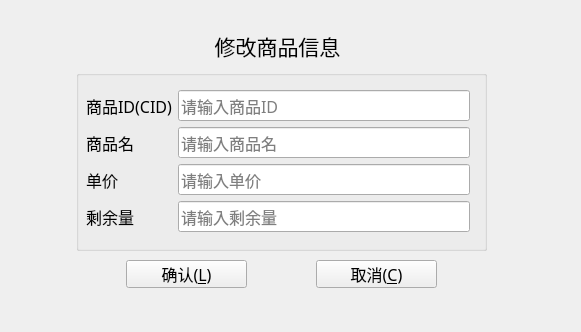
<?xml version="1.0" encoding="UTF-8"?>
<ui version="4.0">
 <class>modify_commodity</class>
 <widget class="QWidget" name="modify_commodity">
  <property name="geometry">
   <rect>
    <x>0</x>
    <y>0</y>
    <width>581</width>
    <height>332</height>
   </rect>
  </property>
  <property name="windowTitle">
   <string>Form</string>
  </property>
  <widget class="QGroupBox" name="groupBox">
   <property name="geometry">
    <rect>
     <x>76</x>
     <y>70</y>
     <width>411</width>
     <height>181</height>
    </rect>
   </property>
   <property name="title">
    <string/>
   </property>
   <widget class="QWidget" name="layoutWidget_2">
    <property name="geometry">
     <rect>
      <x>10</x>
      <y>20</y>
      <width>384</width>
      <height>144</height>
     </rect>
    </property>
    <layout class="QGridLayout" name="gridLayout_2">
     <item row="0" column="0">
      <widget class="QLabel" name="labUserName_2">
       <property name="font">
        <font>
         <family>楷体</family>
         <pointsize>12</pointsize>
        </font>
       </property>
       <property name="text">
        <string>商品ID(CID)</string>
       </property>
      </widget>
     </item>
     <item row="0" column="1">
      <widget class="QLineEdit" name="CustomerName_2">
       <property name="font">
        <font>
         <family>楷体</family>
         <pointsize>12</pointsize>
        </font>
       </property>
       <property name="echoMode">
        <enum>QLineEdit::Normal</enum>
       </property>
       <property name="placeholderText">
        <string>请输入商品ID</string>
       </property>
      </widget>
     </item>
     <item row="1" column="0">
      <widget class="QLabel" name="labUserPwd_2">
       <property name="font">
        <font>
         <family>楷体</family>
         <pointsize>12</pointsize>
        </font>
       </property>
       <property name="text">
        <string>商品名</string>
       </property>
      </widget>
     </item>
     <item row="1" column="1">
      <widget class="QLineEdit" name="CustomerPwd_2">
       <property name="font">
        <font>
         <family>楷体</family>
         <pointsize>12</pointsize>
        </font>
       </property>
       <property name="echoMode">
        <enum>QLineEdit::Password</enum>
       </property>
       <property name="placeholderText">
        <string>请输入商品名</string>
       </property>
      </widget>
     </item>
     <item row="2" column="0">
      <widget class="QLabel" name="labUserPwd_5">
       <property name="font">
        <font>
         <family>楷体</family>
         <pointsize>12</pointsize>
        </font>
       </property>
       <property name="text">
        <string>单价</string>
       </property>
      </widget>
     </item>
     <item row="2" column="1">
      <widget class="QLineEdit" name="CustomerPhone_3">
       <property name="font">
        <font>
         <family>楷体</family>
         <pointsize>12</pointsize>
        </font>
       </property>
       <property name="echoMode">
        <enum>QLineEdit::Normal</enum>
       </property>
       <property name="placeholderText">
        <string>请输入单价</string>
       </property>
      </widget>
     </item>
     <item row="3" column="0">
      <widget class="QLabel" name="labUserPwd_6">
       <property name="font">
        <font>
         <family>楷体</family>
         <pointsize>12</pointsize>
        </font>
       </property>
       <property name="text">
        <string>剩余量</string>
       </property>
      </widget>
     </item>
     <item row="3" column="1">
      <widget class="QLineEdit" name="CustomerPhone_4">
       <property name="font">
        <font>
         <family>楷体</family>
         <pointsize>12</pointsize>
        </font>
       </property>
       <property name="echoMode">
        <enum>QLineEdit::Normal</enum>
       </property>
       <property name="placeholderText">
        <string>请输入剩余量</string>
       </property>
      </widget>
     </item>
    </layout>
   </widget>
  </widget>
  <widget class="QPushButton" name="btnCancel">
   <property name="geometry">
    <rect>
     <x>316</x>
     <y>260</y>
     <width>121</width>
     <height>28</height>
    </rect>
   </property>
   <property name="font">
    <font>
     <family>楷体</family>
     <pointsize>12</pointsize>
    </font>
   </property>
   <property name="cursor">
    <cursorShape>OpenHandCursor</cursorShape>
   </property>
   <property name="toolTip">
    <string>&lt;html&gt;&lt;head/&gt;&lt;body&gt;&lt;p&gt;&lt;br/&gt;&lt;/p&gt;&lt;/body&gt;&lt;/html&gt;</string>
   </property>
   <property name="whatsThis">
    <string>&lt;html&gt;&lt;head/&gt;&lt;body&gt;&lt;p&gt;&lt;br/&gt;&lt;/p&gt;&lt;/body&gt;&lt;/html&gt;</string>
   </property>
   <property name="text">
    <string>取消(&amp;C)</string>
   </property>
   <property name="icon">
    <iconset>
     <normaloff>:/image/delete.png</normaloff>:/image/delete.png</iconset>
   </property>
   <property name="iconSize">
    <size>
     <width>20</width>
     <height>20</height>
    </size>
   </property>
  </widget>
  <widget class="QWidget" name="widget_title" native="true">
   <property name="geometry">
    <rect>
     <x>80</x>
     <y>0</y>
     <width>548</width>
     <height>34</height>
    </rect>
   </property>
   <property name="sizePolicy">
    <sizepolicy hsizetype="Preferred" vsizetype="Maximum">
     <horstretch>0</horstretch>
     <verstretch>0</verstretch>
    </sizepolicy>
   </property>
   <property name="minimumSize">
    <size>
     <width>100</width>
     <height>33</height>
    </size>
   </property>
   <property name="mouseTracking">
    <bool>false</bool>
   </property>
   <layout class="QHBoxLayout" name="horizontalLayout_3" stretch="0,0">
    <property name="spacing">
     <number>4</number>
    </property>
    <property name="sizeConstraint">
     <enum>QLayout::SetNoConstraint</enum>
    </property>
    <property name="leftMargin">
     <number>0</number>
    </property>
    <property name="topMargin">
     <number>0</number>
    </property>
    <property name="rightMargin">
     <number>0</number>
    </property>
    <property name="bottomMargin">
     <number>0</number>
    </property>
    <item>
     <widget class="QLabel" name="lab_Ico_2">
      <property name="sizePolicy">
       <sizepolicy hsizetype="Minimum" vsizetype="Preferred">
        <horstretch>0</horstretch>
        <verstretch>0</verstretch>
       </sizepolicy>
      </property>
      <property name="minimumSize">
       <size>
        <width>30</width>
        <height>0</height>
       </size>
      </property>
      <property name="text">
       <string/>
      </property>
      <property name="alignment">
       <set>Qt::AlignCenter</set>
      </property>
     </widget>
    </item>
    <item>
     <widget class="QWidget" name="widget_menu_2" native="true">
      <property name="sizePolicy">
       <sizepolicy hsizetype="Minimum" vsizetype="Preferred">
        <horstretch>0</horstretch>
        <verstretch>0</verstretch>
       </sizepolicy>
      </property>
      <layout class="QHBoxLayout" name="horizontalLayout_4">
       <property name="spacing">
        <number>0</number>
       </property>
       <property name="leftMargin">
        <number>0</number>
       </property>
       <property name="topMargin">
        <number>0</number>
       </property>
       <property name="rightMargin">
        <number>0</number>
       </property>
       <property name="bottomMargin">
        <number>0</number>
       </property>
       <item>
        <widget class="QPushButton" name="btnMenu_Close_2">
         <property name="sizePolicy">
          <sizepolicy hsizetype="Minimum" vsizetype="Expanding">
           <horstretch>0</horstretch>
           <verstretch>0</verstretch>
          </sizepolicy>
         </property>
         <property name="minimumSize">
          <size>
           <width>40</width>
           <height>0</height>
          </size>
         </property>
         <property name="cursor">
          <cursorShape>ArrowCursor</cursorShape>
         </property>
         <property name="focusPolicy">
          <enum>Qt::NoFocus</enum>
         </property>
         <property name="toolTip">
          <string>关闭</string>
         </property>
         <property name="text">
          <string/>
         </property>
         <property name="flat">
          <bool>true</bool>
         </property>
        </widget>
       </item>
      </layout>
     </widget>
    </item>
   </layout>
  </widget>
  <widget class="QPushButton" name="btnOk">
   <property name="geometry">
    <rect>
     <x>126</x>
     <y>260</y>
     <width>121</width>
     <height>28</height>
    </rect>
   </property>
   <property name="font">
    <font>
     <family>楷体</family>
     <pointsize>12</pointsize>
    </font>
   </property>
   <property name="cursor">
    <cursorShape>OpenHandCursor</cursorShape>
   </property>
   <property name="toolTip">
    <string>确认注册</string>
   </property>
   <property name="text">
    <string>确认(&amp;L)</string>
   </property>
   <property name="icon">
    <iconset>
     <normaloff>:/image/update.png</normaloff>:/image/update.png</iconset>
   </property>
   <property name="iconSize">
    <size>
     <width>20</width>
     <height>20</height>
    </size>
   </property>
  </widget>
  <widget class="QLabel" name="label">
   <property name="geometry">
    <rect>
     <x>116</x>
     <y>20</y>
     <width>323</width>
     <height>51</height>
    </rect>
   </property>
   <property name="font">
    <font>
     <family>楷体</family>
     <pointsize>16</pointsize>
    </font>
   </property>
   <property name="text">
    <string>修改商品信息</string>
   </property>
   <property name="alignment">
    <set>Qt::AlignCenter</set>
   </property>
  </widget>
 </widget>
 <resources/>
 <connections/>
</ui>
